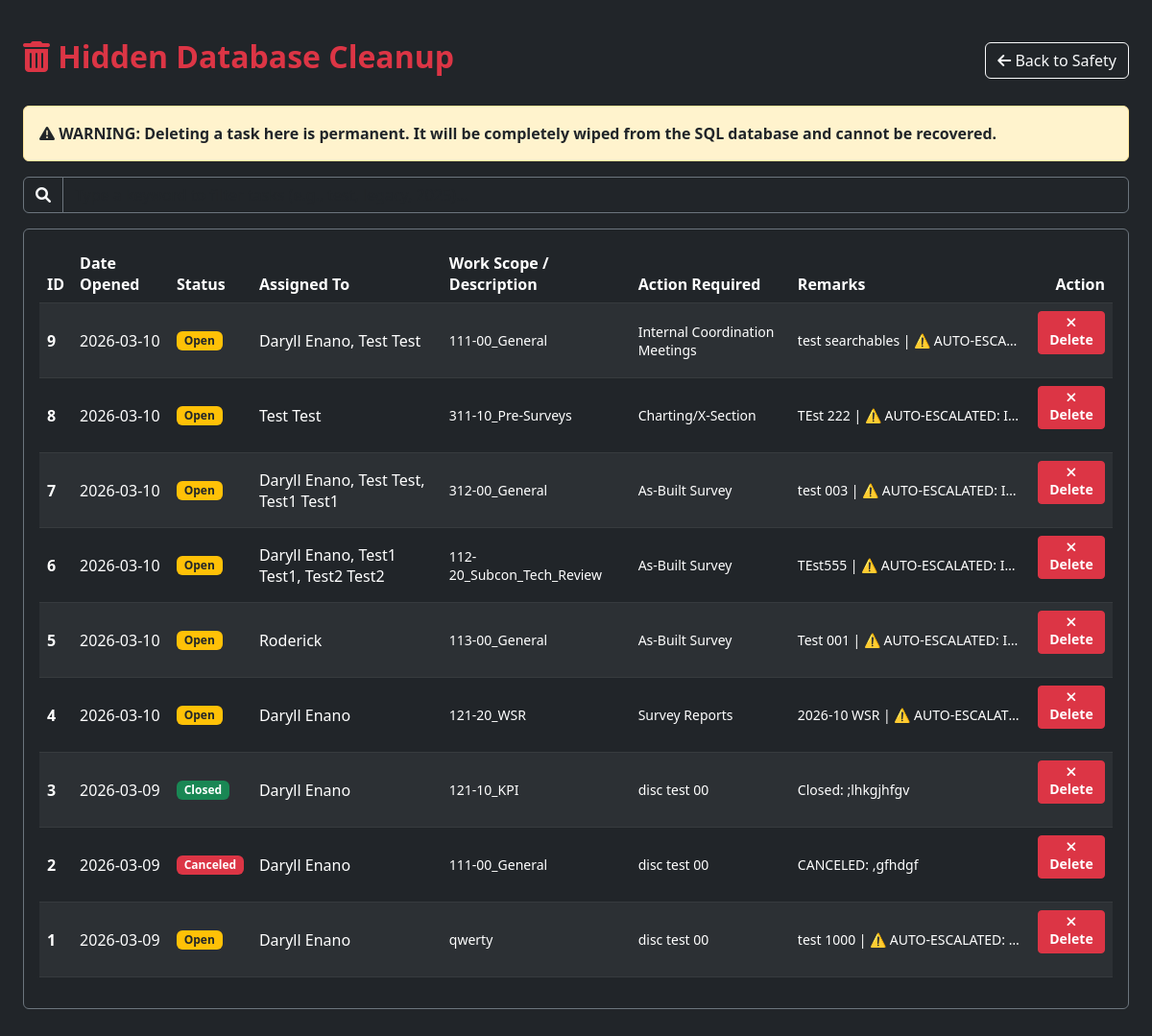
Before: /cleanup (signed in) with the older database file.
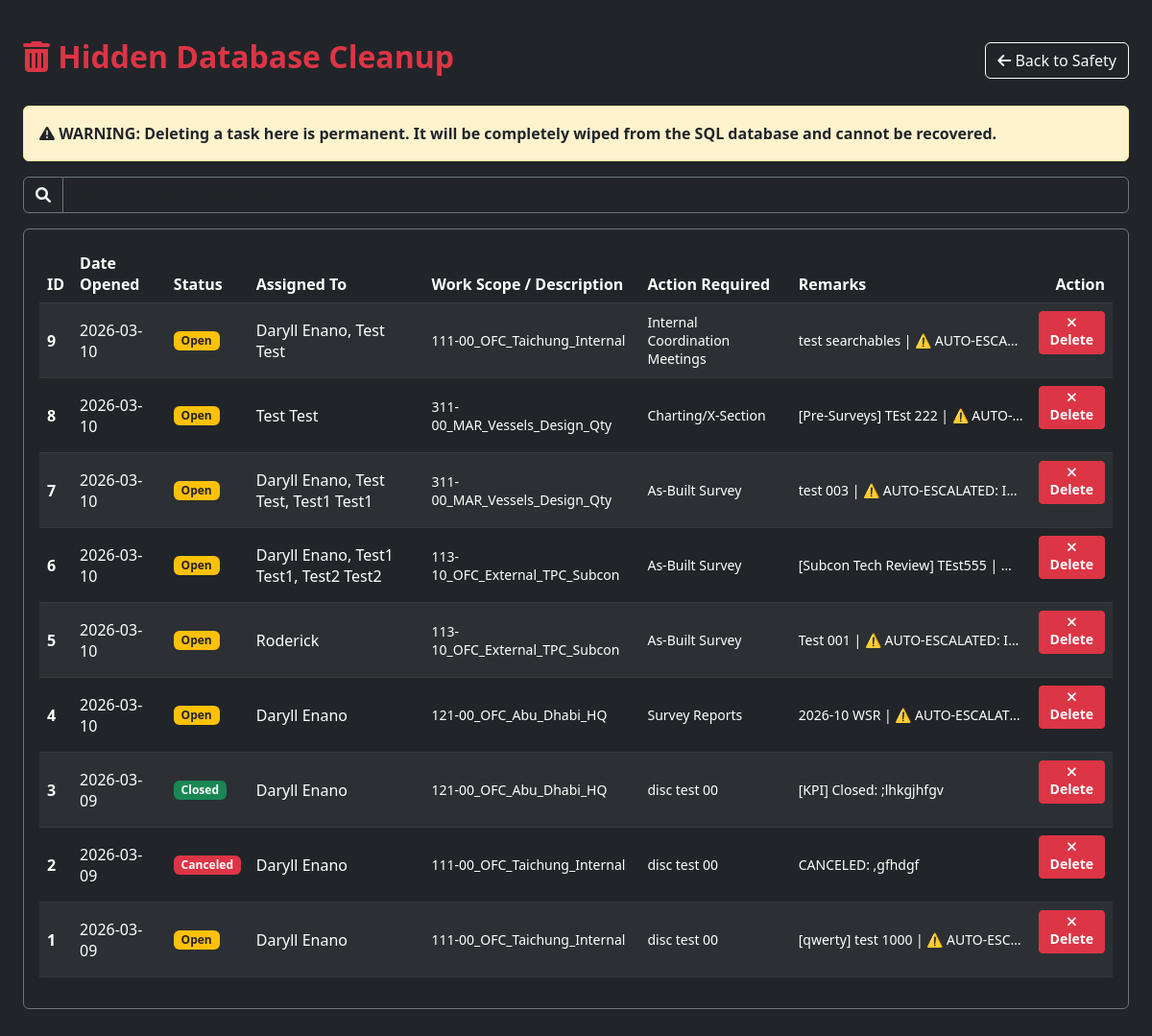
After: the same page with the newer database file.
### app.py (models this page shows)
class SurveyTask(db.Model):
    id = db.Column(db.Integer, primary_key=True)
    surveyor_name = db.Column(db.String(100), nullable=False)
    assigned_to = db.Column(db.String(100), nullable=True)
    requestor = db.Column(db.String(100), nullable=True)
    command_verb = db.Column(db.String(50), default="PERFORM")
    task_category = db.Column(db.String(100), nullable=True)
    instrument = db.Column(db.String(100), nullable=True)
    action_required = db.Column(db.String(100), nullable=True)
    area = db.Column(db.String(100), nullable=False)
    location = db.Column(db.String(100), nullable=True)
    sub_location = db.Column(db.String(100), nullable=True)
    work_scope = db.Column(db.String(100), nullable=False)
    remarks = db.Column(db.Text, nullable=True)
    deliverable_link = db.Column(db.String(500), nullable=True)
    reference_links = db.Column(db.Text, nullable=True)
    status = db.Column(db.String(30), default="Open")
    is_urgent = db.Column(db.Boolean, default=False)
    priority = db.Column(db.Integer, default=99)
    start_time = db.Column(db.DateTime, default=datetime.utcnow)
    execution_date = db.Column(db.Date, nullable=True)
    end_time = db.Column(db.DateTime, nullable=True)

### app.py (the view)
@app.route('/cleanup')
@login_required
def cleanup_tasks():
    if not is_user_admin(current_user):
        return redirect(url_for('dashboard'))
    tasks = SurveyTask.query.order_by(SurveyTask.start_time.desc()).all()
    return render_template('cleanup.html', tasks=tasks)

### app.py (called while the page is built)
def is_user_admin(user):
    if not user or not getattr(user, 'is_authenticated', False):
        return False
    return bool(getattr(user, 'is_admin', False) or (user.email in ADMIN_EMAILS))

@app.after_request
def log_user_usage(response):
    try:
        if current_user.is_authenticated and request.endpoint:
            ignored = {'static', 'api_preview_kpi'}
            if request.endpoint not in ignored and not request.path.startswith('/static'):
                log_entry = UserActivityLog(
                    user_id=current_user.id,
                    user_name=current_user.name,
                    endpoint=request.endpoint,
                    path=request.path[:195],
                    method=request.method
                )
                db.session.add(log_entry)
                db.session.commit()
    except Exception:
        db.session.rollback()
    return response

@login_manager.user_loader
def load_user(user_id):
    return User.query.get(int(user_id))

### templates/cleanup.html (shortened to what this page needs)
 <tka class=""></tka><!DOCTYPE html>
<html lang="en">
<head>
    <link href="https://cdn.jsdelivr.net/npm/bootstrap@5.3.0/dist/css/bootstrap.min.css" rel="stylesheet">
    <link href="https://cdnjs.cloudflare.com/ajax/libs/font-awesome/6.0.0/css/all.min.css" rel="stylesheet">
</head>
<body>
<div class="container-fluid px-4 pb-5">
    <div class="d-flex justify-content-between align-items-center mb-4">
        <h2 class="fw-bold text-danger"><i class="fas fa-trash-alt"></i> Hidden Database Cleanup</h2>
        <a href="{{ url_for('admin_dashboard') }}" class="btn btn-outline-light"><i class="fas fa-arrow-left"></i> Back to Safety</a>
    </div>
    <div class="alert alert-warning text-dark fw-bold">
        <i class="fas fa-exclamation-triangle"></i> WARNING: Deleting a task here is permanent. It will be completely wiped from the SQL database and cannot be recovered.
    </div>
    <div class="mb-3">
        <div class="input-group">
            <span class="input-group-text bg-dark border-secondary text-light"><i class="fas fa-search"></i></span>
            <input type="text" id="taskSearch" class="form-control bg-dark text-light border-secondary" placeholder="Type a keyword to filter tasks (e.g., test, legacy, 2025)...">
        </div>
    </div>
    <div class="table-responsive bg-dark p-3 rounded border border-secondary">
        <table class="table table-dark table-striped table-hover align-middle">
            <thead>
                <tr>
                    <th>ID</th>
                    <th>Date Opened</th>
                    <th>Status</th>
                    <th>Assigned To</th>
                    <th>Work Scope / Description</th>
                    <th>Action Required</th>
                    <th>Remarks</th>
                    <th class="text-end">Action</th>
                </tr>
            </thead>
            <tbody>
                {% for task in tasks %}
                <tr class="task-row">
                    <td><strong>{{ task.id }}</strong></td>
                    <td>{{ task.start_time.strftime('%Y-%m-%d') if task.start_time else 'Unknown' }}</td>
                    <td>
                        <span class="badge {% if task.status == 'Open' %}bg-warning text-dark{% elif task.status == 'Closed' %}bg-success{% else %}bg-danger{% endif %}">
                            {{ task.status }}
                        </span>
                    </td>
                    <td>{{ task.assigned_to }}</td>
                    <td class="small">{{ task.work_scope }}</td>
                    <td class="small">{{ task.action_required }}</td>
                    <td class="small remark-col" title="{{ task.remarks }}">{{ task.remarks }}</td>
                    <td class="text-end">
                        <form action="{{ url_for('delete_task', task_id=task.id) }}" method="POST" onsubmit="return confirm('Are you absolutely sure you want to PERMANENTLY delete Task {{ task.id }}?');">
                            <button type="submit" class="btn btn-sm btn-danger fw-bold"><i class="fas fa-times"></i> Delete</button>
                        </form>
                    </td>
                </tr>
                {% endfor %}
            </tbody>
        </table>
    </div>
</div>
</body>
</html>

Changed rows visible on the page:
changed SurveyTask "Daryll Enano, Test Test": work_scope "111-00_General" → "111-00_OFC_Taichung_Internal"
changed SurveyTask "Test Test": work_scope "311-10_Pre-Surveys" → "311-00_MAR_Vessels_Design_Qty"; remarks "TEst 222 | ⚠️ AUTO-ESCALATED: I…" → "[Pre-Surveys] TEst 222 | ⚠️ AUTO-…"
changed SurveyTask "Daryll Enano, Test Test, Test1 Test1": work_scope "312-00_General" → "311-00_MAR_Vessels_Design_Qty"
changed SurveyTask "Daryll Enano, Test1 Test1, Test2 Test2": work_scope "112-20_Subcon_Tech_Review" → "113-10_OFC_External_TPC_Subcon"; remarks "TEst555 | ⚠️ AUTO-ESCALATED: I…" → "[Subcon Tech Review] TEst555 |…"
changed SurveyTask "Roderick": work_scope "113-00_General" → "113-10_OFC_External_TPC_Subcon"
changed SurveyTask "Survey Reports": work_scope "121-20_WSR" → "121-00_OFC_Abu_Dhabi_HQ"
changed SurveyTask "Closed": work_scope "121-10_KPI" → "121-00_OFC_Abu_Dhabi_HQ"; remarks "Closed: ;lhkgjhfgv" → "[KPI] Closed: ;lhkgjhfgv"
changed SurveyTask "CANCELED: ,gfhdgf": work_scope "111-00_General" → "111-00_OFC_Taichung_Internal"
changed SurveyTask id 1: work_scope "qwerty" → "111-00_OFC_Taichung_Internal"; remarks "test 1000 | ⚠️ AUTO-ESCALATED:…" → "[qwerty] test 1000 | ⚠️ AUTO-ESC…"
